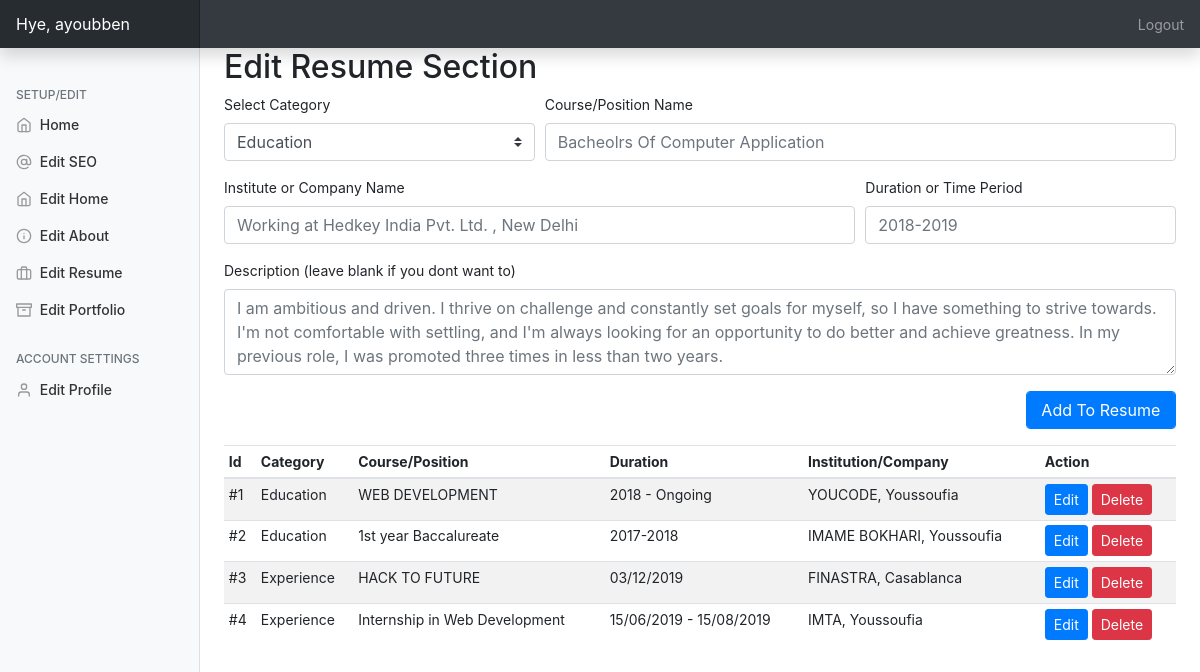
The app's page /admin/?editresume=true (signed in) with its own data.
### tables this page shows
CREATE TABLE IF NOT EXISTS `resume` (
  `id` int(11) NOT NULL AUTO_INCREMENT,
  `category` varchar(250) NOT NULL,
  `title` varchar(250) NOT NULL,
  `year` varchar(250) NOT NULL,
  `ogname` varchar(250) NOT NULL,
  `workdesc` text NOT NULL,
  PRIMARY KEY (`id`)
);

### admin/php/resume.php (the view, shortened to what this page needs)
<h2>Edit Resume Section</h2>
         <form action="php/uresume.php" method="post">
                 <div class="form-row">
                   <div class="form-group col-md-4">
                   <label>Select Category</label>
                    <select name="category" class="custom-select">
  <option value="e" selected>Education</option>
</select></div>
                     <div class="form-group col-md-8">
    <label for="sn">Course/Position Name</label>
    <input type="text" name="title" class="form-control" id="website" placeholder="Bacheolrs Of Computer Application" required>
  </div>
   <div class="form-group col-md-8">
    <label for="website">Institute or Company Name</label>
    <input type="text" name="ogname" class="form-control" id="website" placeholder="Working at Hedkey India Pvt. Ltd. , New Delhi" required>
  </div>
   <div class="form-group col-md-4">
    <label for="website">Duration or Time Period</label>
    <input type="text" name="year" class="form-control" id="website" placeholder="2018-2019" required>
  </div>
  <div class="form-group col-md-12">
    <label for="exampleFormControlTextarea1">Description (leave blank if you dont want to)</label>
    <textarea class="form-control" name="workdesc" id="exampleFormControlTextarea1" rows="3" placeholder="I am ambitious and driven. I thrive on challenge and constantly set goals for myself, so I have something to strive towards. I'm not comfortable with settling, and I'm always looking for an opportunity to do better and achieve greatness. In my previous role, I was promoted three times in less than two years."></textarea>
  </div>
   <div class="form-group col-md-2 ml-auto">
      <input type="submit" name="addtoresume" class="btn btn-primary form-control" value="Add To Resume">
   </div>
                 </div>
             </form>
         <table id="rlist" class="table table-striped table-sm .table-responsive ">
          <thead>
            <tr>
              <th>Id</th>
              <th>Category</th>
              <th>Course/Position</th>
              <th>Duration</th>
              <th>Institution/Company</th>
              <th>Action</th>
            </tr>
          </thead>
          <tbody>
         <?php
$query2="SELECT * FROM resume";
$queryrun2=mysqli_query($db,$query2);
$count=1;
while($data2=mysqli_fetch_array($queryrun2)){
    $cat = $data2['category']=='e'?$cat="Education":$cat="Experience";
    ?>
     <tr>
         <div class="modal fade" id="modal<?=$data2['id']?>" tabindex="-1" role="dialog" aria-labelledby="exampleModalLabel" aria-hidden="true">
          <td>#<?=$count?></td>
              <td><?=$cat?></td>
         <td><?=$data2['title']?></td>
         <td><?=$data2['year']?></td>
         <td><?=$data2['ogname']?></td>
         <td>
         <button type="button" class="btn btn-primary btn-sm" data-toggle="modal" data-target="#modal<?=$data2['id']?>">
  Edit
</button> <a href="php/uresume.php?del=<?=$data2['id']?>"><button type="button" class="btn btn-danger btn-sm" data-toggle="modal" data-target="#exampleModal">
  Delete
             </button></a></td>
            </tr>
         <?php $count++;
} ?>
             </tbody></table>

### admin/css/dashboard.css (style rules this page uses)
body { font-size: .875rem; }

### records on screen
resume: category "Education", title "WEB DEVELOPMENT", year "2018 - Ongoing", ogname "YOUCODE, Youssoufia"
resume: category "Education", title "1st year Baccalureate", year "2017-2018", ogname "IMAME BOKHARI, Youssoufia"
resume: category "Experience", title "HACK TO FUTURE", year "03/12/2019", ogname "FINASTRA, Casablanca"
resume: category "Experience", title "Internship in Web Development", year "15/06/2019 - 15/08/2019", ogname "IMTA, Youssoufia"

### other values on screen
$_SESSION['username'] "ayoubben"
